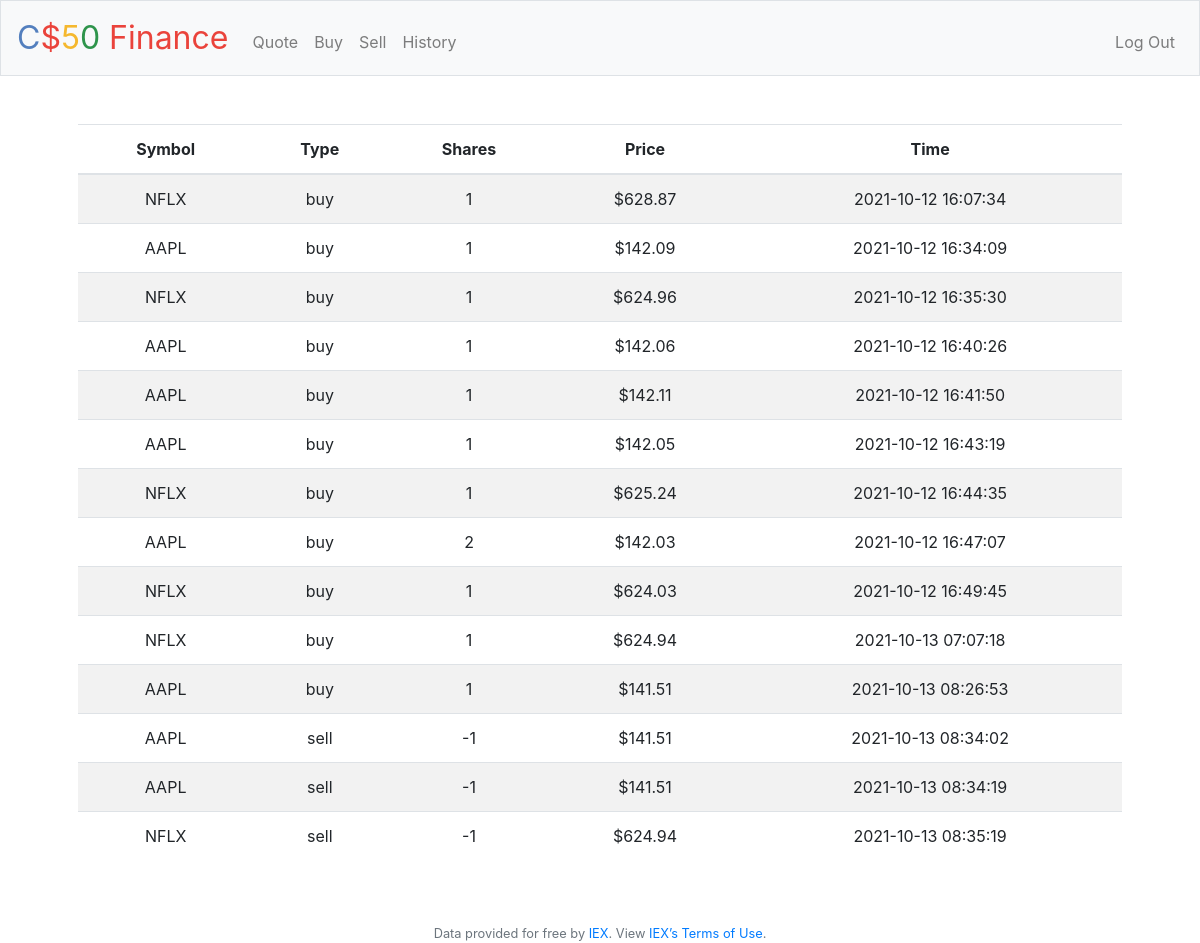
Screenshot of /history (signed in) with the database file from the repository.
### tables this page shows
CREATE TABLE transactions (
 id INTEGER PRIMARY KEY AUTOINCREMENT,
 user_id INTEGER NOT NULL,
 name TEXT NOT NULL, 
 shares INTEGER NOT NULL,
 price NUMERIC NOT NULL,
 type TEXT NOT NULL,
 symbol TEXT NOT NULL,
 time TIMESTAMP DEFAULT CURRENT_TIMESTAMP, 
 FOREIGN KEY(user_id) REFERENCES users(id)
);

### application.py (the view)
@app.route("/history")
@login_required
def history():
    user_id = session["user_id"]
    transactions = db.execute("SELECT type, symbol, price, shares, time FROM transactions WHERE user_id = ?", user_id)
    return render_template("history.html", transactions=transactions, usd=usd)

### application.py (called while the page is built)
@app.after_request
def after_request(response):
    response.headers["Cache-Control"] = "no-cache, no-store, must-revalidate"
    response.headers["Expires"] = 0
    response.headers["Pragma"] = "no-cache"
    return response

### helpers.py (called while the page is built)
def login_required(f):
    @wraps(f)
    def decorated_function(*args, **kwargs):
        if session.get("user_id") is None:
            return redirect("/login")
        return f(*args, **kwargs)
    return decorated_function

def usd(value):
    return f"${value:,.2f}"

### templates/history.html (shortened to what this page needs)
{% extends "layout.html" %}
{% block main %}
 <table class="table table-striped">
     <thead>
         <tr>
             <th>Symbol</th>
             <th>Type</th>
             <th>Shares</th>
             <th>Price</th>
             <th>Time</th>
         </tr>
     </thead>
     <tbody>
         {% for transaction in transactions %}
         <tr>
             <td> {{ transaction["symbol"].upper() }}</td>
             <td> {{ transaction["type"] }} </td>
             <td> {{ transaction["shares"] }} </td>
             <td> {{ usd(transaction["price"]) }} </td>
             <td> {{ transaction["time"] }} </td>
         </tr>
         {% endfor %}
     </tbody>
 </table>
{% endblock %}

### templates/layout.html (shortened to what this page needs)
<!DOCTYPE html>
<html lang="en">
    <head>
        <link rel="stylesheet" href="https://cdn.jsdelivr.net/npm/bootstrap@4.5.3/dist/css/bootstrap.min.css">
        <link href="/static/styles.css" rel="stylesheet">
    </head>
    <body>
        <nav class="navbar navbar-expand-md navbar-light bg-light border">
            <a class="navbar-brand" href="/"><span class="blue">C</span><span class="red">$</span><span class="yellow">5</span><span class="green">0</span> <span class="red">Finance</span></a>
            <div class="collapse navbar-collapse" id="navbar">
                {% if session.user_id %}
                    <ul class="navbar-nav mr-auto mt-2">
                        <li class="nav-item"><a class="nav-link" href="/quote">Quote</a></li>
                        <li class="nav-item"><a class="nav-link" href="/buy">Buy</a></li>
                        <li class="nav-item"><a class="nav-link" href="/sell">Sell</a></li>
                        <li class="nav-item"><a class="nav-link" href="/history">History</a></li>
                    </ul>
                    <ul class="navbar-nav ml-auto mt-2">
                        <li class="nav-item"><a class="nav-link" href="/logout">Log Out</a></li>
                    </ul>
                {% else %}
                    <ul class="navbar-nav ml-auto mt-2">
                        <li class="nav-item"><a class="nav-link" href="/register">Register</a></li>
                        <li class="nav-item"><a class="nav-link" href="/login">Log In</a></li>
                    </ul>
                {% endif %}
            </div>
        </nav>
        <main class="container p-5">
            {% block main %}{% endblock %}
        </main>
        <footer class="small text-center text-muted">
            Data provided for free by <a href="https://iextrading.com/developer">IEX</a>. View <a href="https://iextrading.com/api-exhibit-a/">IEX’s Terms of Use</a>.
        </footer>
    </body>
</html>

### static/styles.css (style rules this page uses)
nav .navbar-brand { font-size: xx-large; }
nav .navbar-brand .blue { color: #537fbe; }
nav .navbar-brand .red { color: #ea433b; }
nav .navbar-brand .yellow { color: #f5b82e; }
nav .navbar-brand .green { color: #2e944b; }
main { overflow-x: auto; text-align: center; }

### rows the page displays
transactions: price "$628.87"
transactions: price "$142.09"
transactions: price "$624.96"
transactions: price "$142.06"
transactions: price "$142.11"
transactions: price "$142.05"
transactions: price "$625.24"
transactions: price "$142.03"
transactions: price "$624.03"
transactions: price "$624.94"
transactions: price "$141.51"
transactions: price "$141.51"
transactions: price "$141.51"
transactions: price "$624.94"
